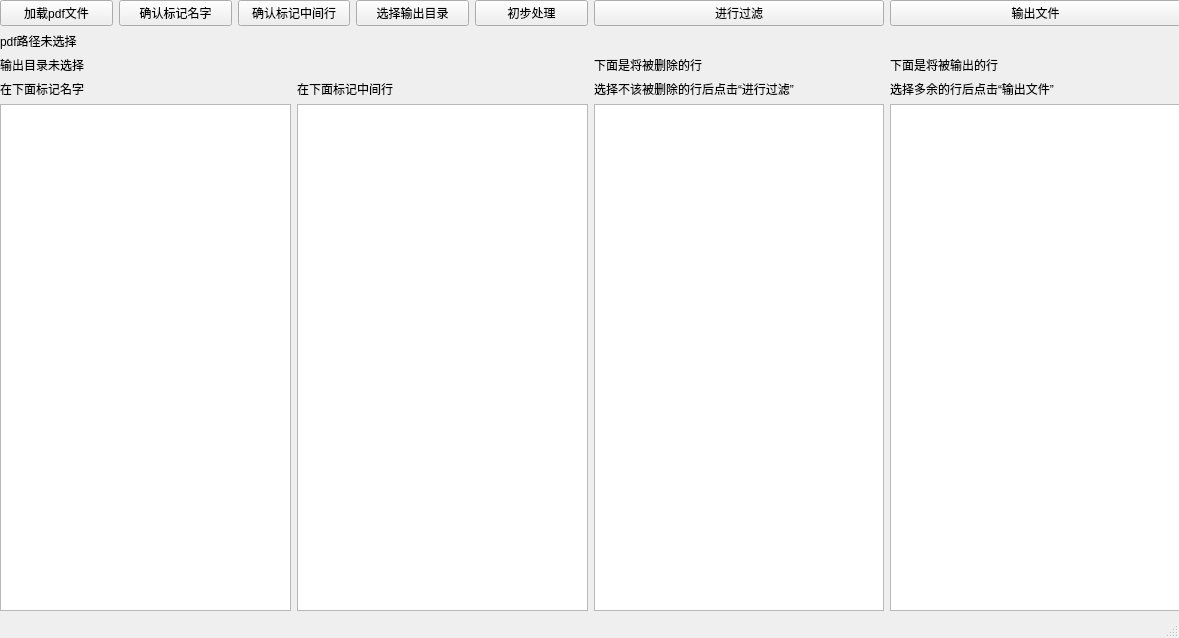
<?xml version="1.0" encoding="UTF-8"?>
<ui version="4.0">
 <class>mainWindow</class>
 <widget class="QMainWindow" name="mainWindow">
  <property name="enabled">
   <bool>true</bool>
  </property>
  <property name="geometry">
   <rect>
    <x>0</x>
    <y>0</y>
    <width>1179</width>
    <height>638</height>
   </rect>
  </property>
  <property name="sizePolicy">
   <sizepolicy hsizetype="Fixed" vsizetype="Fixed">
    <horstretch>0</horstretch>
    <verstretch>0</verstretch>
   </sizepolicy>
  </property>
  <property name="acceptDrops">
   <bool>false</bool>
  </property>
  <property name="windowTitle">
   <string>MainWindow</string>
  </property>
  <widget class="QWidget" name="centralwidget">
   <widget class="QWidget" name="layoutWidget">
    <property name="geometry">
     <rect>
      <x>0</x>
      <y>0</y>
      <width>1181</width>
      <height>611</height>
     </rect>
    </property>
    <layout class="QGridLayout" name="gridLayout">
     <item row="4" column="3">
      <widget class="QLabel" name="label_4">
       <property name="text">
        <string>选择不该被删除的行后点击“进行过滤”</string>
       </property>
      </widget>
     </item>
     <item row="1" column="0" colspan="2">
      <widget class="QLabel" name="pdf_path">
       <property name="text">
        <string>pdf路径未选择</string>
       </property>
      </widget>
     </item>
     <item row="0" column="3">
      <widget class="QPushButton" name="do_filter">
       <property name="text">
        <string>进行过滤</string>
       </property>
      </widget>
     </item>
     <item row="2" column="3">
      <widget class="QLabel" name="label_6">
       <property name="text">
        <string>下面是将被删除的行</string>
       </property>
      </widget>
     </item>
     <item row="6" column="1">
      <widget class="QListWidget" name="inter_list">
       <property name="selectionMode">
        <enum>QAbstractItemView::MultiSelection</enum>
       </property>
      </widget>
     </item>
     <item row="0" column="4">
      <widget class="QPushButton" name="do_output">
       <property name="text">
        <string>输出文件</string>
       </property>
      </widget>
     </item>
     <item row="4" column="4">
      <widget class="QLabel" name="label_3">
       <property name="text">
        <string>选择多余的行后点击“输出文件”</string>
       </property>
      </widget>
     </item>
     <item row="2" column="4">
      <widget class="QLabel" name="label_5">
       <property name="text">
        <string>下面是将被输出的行</string>
       </property>
      </widget>
     </item>
     <item row="0" column="0" colspan="2">
      <layout class="QHBoxLayout" name="horizontalLayout">
       <item>
        <widget class="QPushButton" name="select_pdf">
         <property name="text">
          <string>加载pdf文件</string>
         </property>
        </widget>
       </item>
       <item>
        <widget class="QPushButton" name="label_name">
         <property name="text">
          <string>确认标记名字</string>
         </property>
        </widget>
       </item>
       <item>
        <widget class="QPushButton" name="label_inter">
         <property name="text">
          <string>确认标记中间行</string>
         </property>
        </widget>
       </item>
       <item>
        <widget class="QPushButton" name="set_outdir">
         <property name="text">
          <string>选择输出目录</string>
         </property>
        </widget>
       </item>
       <item>
        <widget class="QPushButton" name="do_work">
         <property name="text">
          <string>初步处理</string>
         </property>
        </widget>
       </item>
      </layout>
     </item>
     <item row="4" column="0">
      <widget class="QLabel" name="label_2">
       <property name="text">
        <string>在下面标记名字</string>
       </property>
      </widget>
     </item>
     <item row="4" column="1">
      <widget class="QLabel" name="label">
       <property name="text">
        <string>在下面标记中间行</string>
       </property>
      </widget>
     </item>
     <item row="2" column="0" colspan="2">
      <widget class="QLabel" name="output_dir">
       <property name="text">
        <string>输出目录未选择</string>
       </property>
      </widget>
     </item>
     <item row="6" column="0">
      <widget class="QListWidget" name="name_list">
       <property name="selectionMode">
        <enum>QAbstractItemView::MultiSelection</enum>
       </property>
      </widget>
     </item>
     <item row="6" column="4">
      <widget class="QListWidget" name="string_list">
       <property name="selectionMode">
        <enum>QAbstractItemView::MultiSelection</enum>
       </property>
      </widget>
     </item>
     <item row="6" column="3">
      <widget class="QListWidget" name="shit_list">
       <property name="selectionMode">
        <enum>QAbstractItemView::MultiSelection</enum>
       </property>
      </widget>
     </item>
    </layout>
   </widget>
  </widget>
  <widget class="QStatusBar" name="statusbar"/>
 </widget>
 <resources/>
 <connections/>
</ui>
